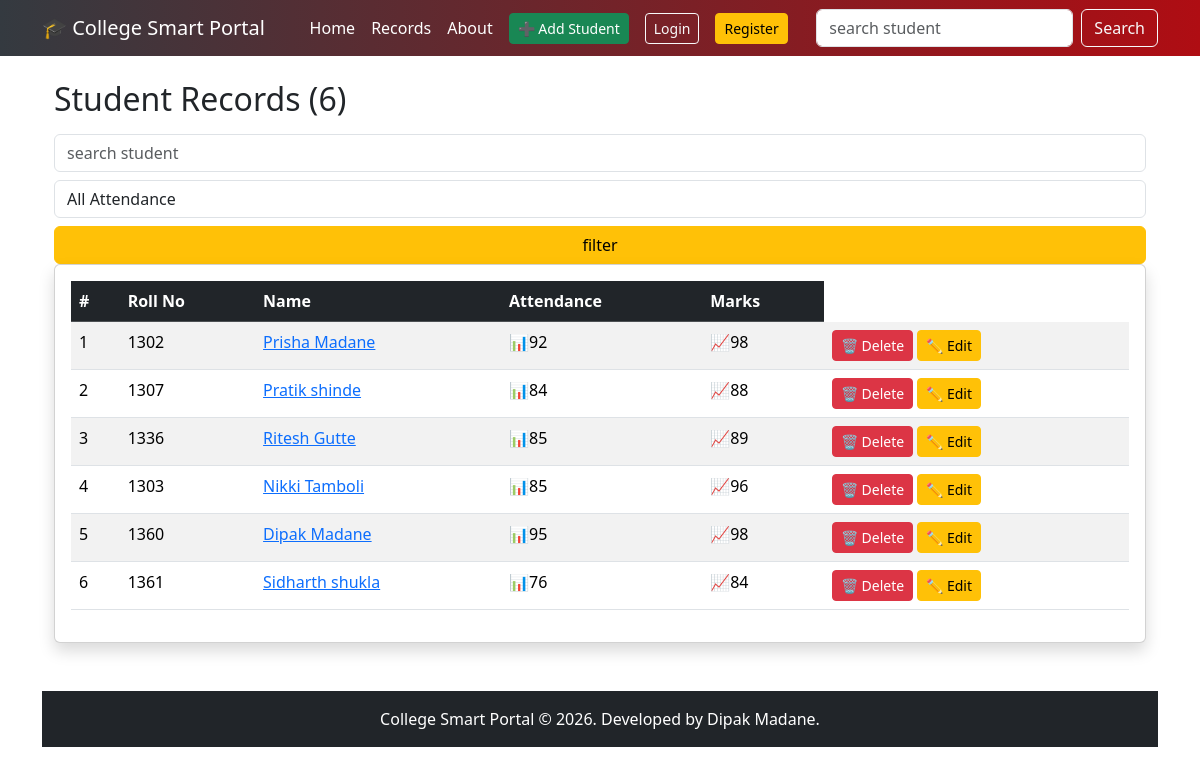
Page /record on the earlier database version.
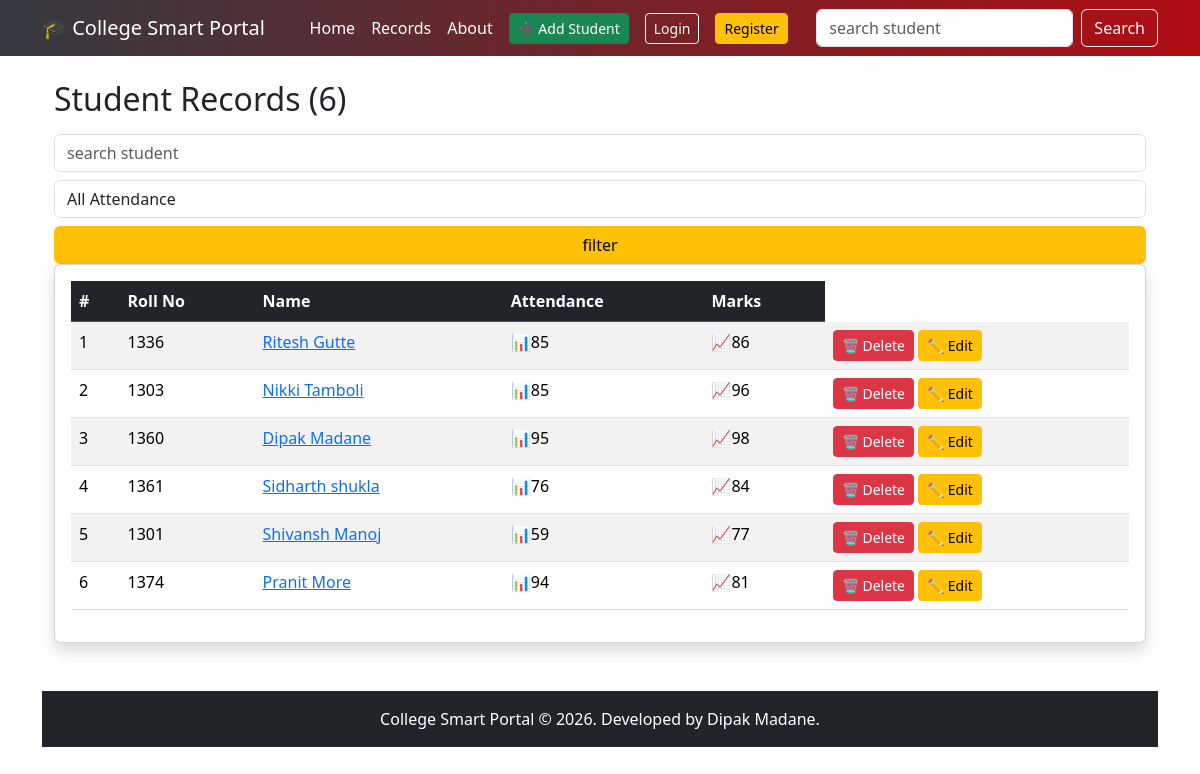
Same page on the later database version.
### tables this page shows
CREATE TABLE students (
            id INTEGER PRIMARY KEY AUTOINCREMENT,
            name TEXT NOT NULL,
            roll TEXT NOT NULL,
            attendance TEXT NOT NULL,
            marks INTEGER NOT NULL
        );

### app.py (the view)
@app.route("/record")
def records():
    search = request.args.get("search", "")
    attendance = request.args.get("attendance", "")
    conn = get_db()
    query = "SELECT * FROM students WHERE 1=1"
    params = []
    if search:
        query += " AND name LIKE ?"
        params.append("%" + search + "%")
    if attendance:
        query += " AND attendance = ?"
        params.append(attendance)
    students = conn.execute(  query,  params ).fetchall()
    conn.close()
    return render_template(
        "record.html",
        students=students
    )

### app.py (called while the page is built)
def get_db():
    conn = sqlite3.connect("myproject.db")
    conn.row_factory = sqlite3.Row
    return conn

### templates/record.html (shortened to what this page needs)
{% extends 'base.html' %}
{% block content %}
<div class="container mt-4">
<h2 class="mb-3">Student Records ({{ students|length }})</h2>
<form method="GET"
action="{{url_for('records')}}">
<input
type="text"
name="search"
class="form-control mb-2"
placeholder="search student">
<select name="attendance"
class="form-control mb-2">
<option value="">All Attendance </option>
</select>
<button class="btn btn-warning w-100"> filter  </button>
</form>
<div class="card shadow p-3">
    {% if students %}
    <table class="table table-striped table-hover">
<thead class="table-dark">
<tr>
    <th>#</th>
    <th>Roll No</th>
    <th>Name</th>
    <th>Attendance</th>
    <th>Marks</th>
</tr>
</thead>
{% for student in students %}
<tr>
    <td>{{ loop.index }}</td>
    <td>{{ student.roll }}</td>
    <td>
        <a href="{{url_for('student_detail',id=student.id)}}">
            {{ student.name }} </a>
    </td>
    <td>📊{{ student.attendance }}</td>
    <td>📈{{ student.marks }}</td>
<td>
    <form action="{{ url_for('delete_student', id=student.id) }}" method="POST"
        style="display:inline">
        <button class="btn btn-danger btn-sm">
           🗑️ Delete
        </form>
   <a href="{{ url_for('edit_student', id=student.id) }}"
   class="btn btn-warning btn-sm">
    ✏️ Edit
</a>
</tr>
{% endfor %}
</table>
</div>
</div>
{% else %}
<div class="alert alert-warning text-center">
    No student records found. Please add some students.
    </div>
    {% endif %}
{% endblock %}

### templates/base.html (shortened to what this page needs)
<!DOCTYPE html>
<html>
<head>
    <link href="http://cdn.jsdelivr.net/npm/bootstrap@5.3.3/dist/css/bootstrap.min.css" rel="stylesheet">
</head>
<body>
<nav>
<nav class="navbar navbar-expand-lg navbar-dark" style="background: linear-gradient(to right,#343a40, #af0d13);">
  <div class="container">
    <a class="navbar-brand" href="/">🎓 College Smart Portal</a>
      <div class="mx-auto d-flex align-items-center gap-3">
    <a class="nav-link text-white"
       href="{{ url_for('home') }}">
       Home
    </a>
    <a class="nav-link text-white"
       href="{{ url_for('records') }}">
       Records
    </a>
    <a class="nav-link text-white"
       href="{{ url_for('about') }}">
       About
    </a>
    <a class="btn btn-success btn-sm"
       href="{{ url_for('add_student') }}">
       ➕ Add Student
    </a>
   {% if session.get("username") %}
<span class="text-white me-2">
    Welcome, {{ session["username"] }}
</span>
<a class="btn btn-danger btn-sm"
   href="{{ url_for('logout') }}">
   Logout
</a>
{% else %}
<a class="btn btn-outline-light btn-sm"
   href="{{ url_for('login') }}">
   Login
</a>
<a class="btn btn-warning btn-sm"
   href="{{ url_for('register') }}">
   Register
</a>
{% endif %}
</div>
      <form class="d-flex"
        action="{{ url_for('records') }}" method="get">
        <input class="form-control me-2"
        type="search"
        name="search"
        placeholder="search student">
        <button class="btn btn-outline-light">Search</button>
      </form>
</nav>
<div class="container">
{% block content %}
{% endblock %}
<footer class="bg-dark text-white text-center p-3 mt-5">
    College Smart Portal &copy; 2026. Developed by Dipak Madane.
</footer>
</div>
</body>
</html>

### templates/base.html (style rules this page uses)
.card { transition:all 0.3s ease; }

Differences in the rows shown:
removed students: roll "1302", name "Prisha Madane", attendance "92", marks "98"
removed students: roll "1307", name "Pratik shinde", attendance "84", marks "88"
changed students "Ritesh Gutte": marks "89" → "86"
added students: roll "1301", name "Shivansh Manoj", attendance "59", marks "77"
added students: roll "1374", name "Pranit More", attendance "94", marks "81"
